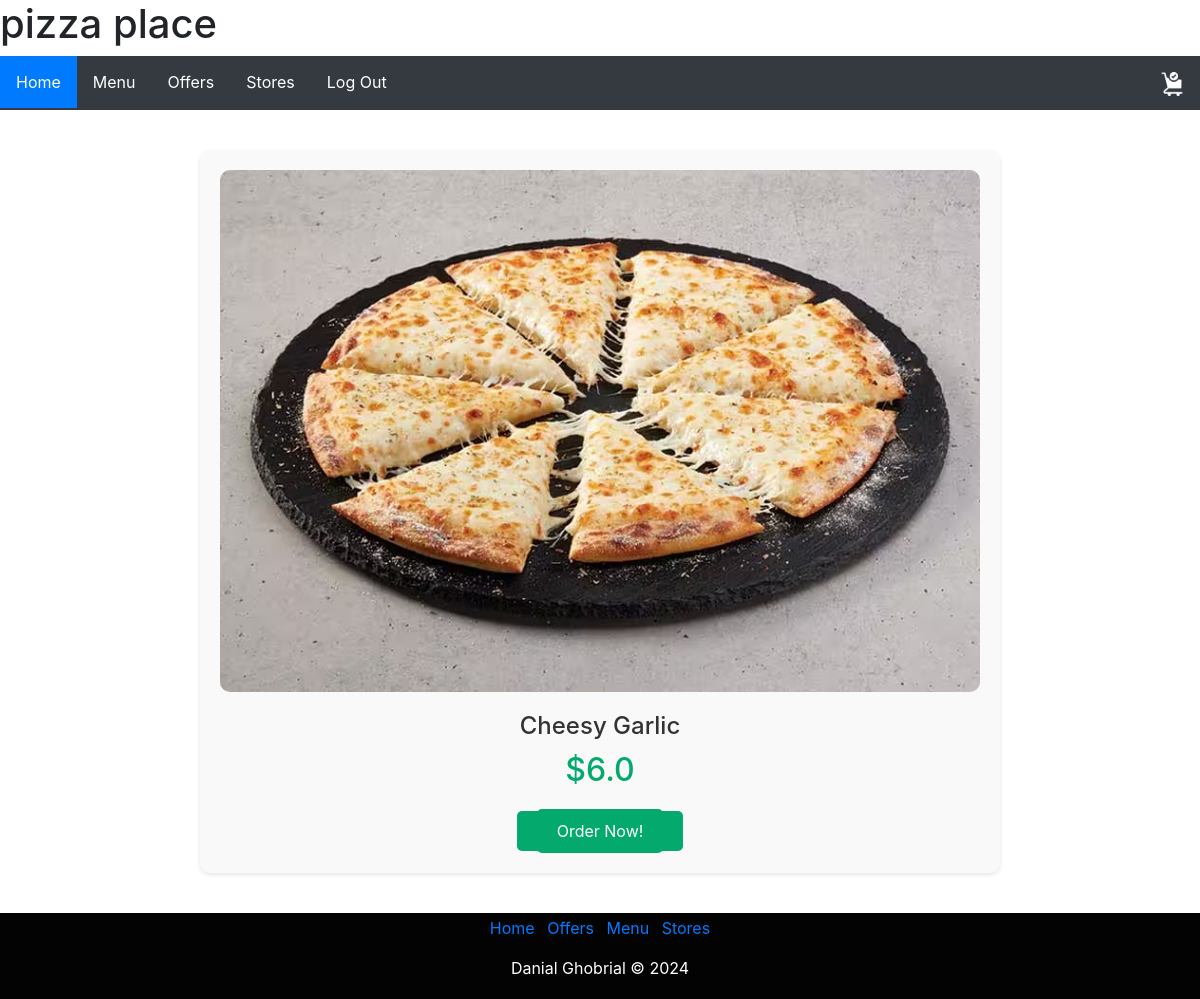
The app's page /pizzaout/2 (signed in) with its own data.
### tables this page shows
CREATE TABLE Pizza (ID INTEGER PRIMARY KEY, Type TEXT, Price REAL, photo);

### routes.py (the view)
@app.route('/pizzaout/<int:id>')
def pizzaout(id):
    conn = sqlite3.connect(DATABASE)
    cur = conn.cursor()
    cur.execute('SELECT * FROM Pizza WHERE id=?', (id,))
    pizza = cur.fetchone()
    cur.execute('SELECT * FROM Base')
    bases = cur.fetchall()
    return render_template('pizzaout.html', pizza=pizza, bases=bases)

### templates/pizzaout.html
{% extends "layout.html" %}
{% block content %}
<div class="pizzaout-container">
  <div class="pizza-image">
    <img src="{{ pizza[3] }}" alt="{{ pizza[1] }}">
  </div>
  <div class="pizza-details">
    <h2 class="pizza-title">{{ pizza[1] }}</h2>
    <h1 class="pizza-price">${{ pizza[2] }}</h1>
    <a href="/login" class="order-now-button">
      <button>Order Now!</button>
    </a>
  </div>
{% endblock %}

### static/CSS/style.css (style rules this page uses)
body { font-family: 'Segoe UI', Tahoma, Geneva, Verdana, sans-serif; background-color: #f8f9fa; color: #343a40; margin: 0; padding: 0; line-height: 1.6; }
a { text-decoration: none; }
button { background-color: #04AA6D; color: #ffffff; border: none; border-radius: 5px; padding: 10px 20px; font-size: 16px; cursor: pointer; transition: background-color 0.3s, transform 0.3s; }
.pizza-image img { width: 100%; height: auto; }
.pizza-title { color: #333333; font-size: 20px; margin-bottom: 10px; }
.pizzaout-container { max-width: 800px; margin: 40px auto; padding: 20px; background-color: #f9f9f9; border-radius: 10px; box-shadow: 0 2px 4px rgba(0, 0, 0, 0.1); display: flex; align-items: center; justify-content: center; flex-direction: column; text-align: center; }
.pizza-image img { max-width: 100%; height: auto; border-radius: 10px; }
.pizza-details { margin-top: 20px; }
.pizza-title { color: #333; font-size: 24px; margin-bottom: 10px; }
.pizza-price { color: #04AA6D; font-size: 32px; margin-bottom: 20px; }
.order-now-button button { background-color: #04AA6D; color: white; padding: 10px 20px; border: none; border-radius: 5px; cursor: pointer; transition: background-color 0.3s; }
.order-now-button { background-color: #04AA6D; color: white; padding: 10px 20px; border: none; border-radius: 5px; cursor: pointer; transition: background-color 0.3s; text-decoration: none; }

### records on screen
Pizza: photo (picture), Type "Cheesy Garlic", Price "6.0"
